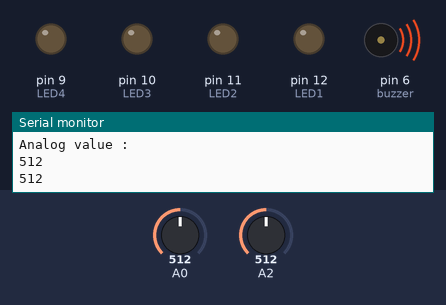
A sketch run on a simulated Arduino Uno, built with avr-gcc and run on an emulated ATmega328P. Parts: output pins drawn as LEDs (lit = HIGH), buzzer (waves = sounding), the last lines printed to the serial monitor. The test bench sets the inputs (shaded band); at power-on: A0 = 512, A2 = 512.

Above: at 1.2 s.
1.3 s: A0 set to 290
2.9 s: A0 set to 267
At 3.6 s:
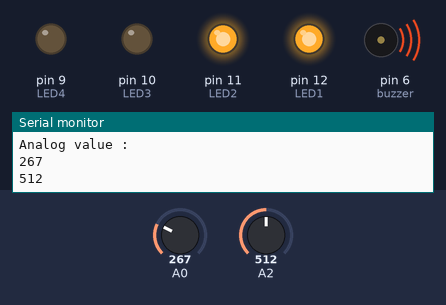
4.7 s: A2 set to 0
At 5.8 s:
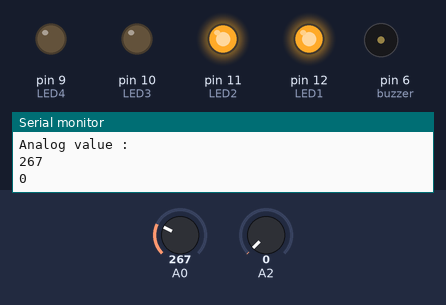
6.5 s: A0 set to 160
8.0 s: A0 set to 137
At 9.2 s:
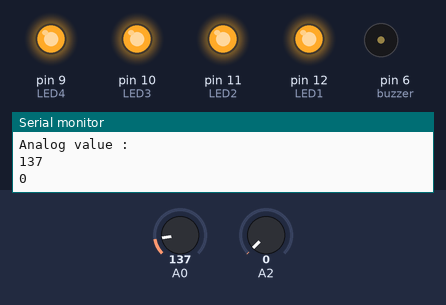
9.7 s: A2 set to 122
At 11.3 s:
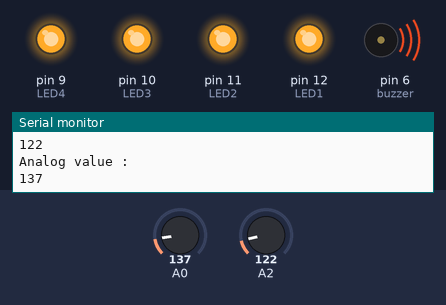
Timing chart, 0 to 12.5 s (numbered marks = the images above; inputs shaded):
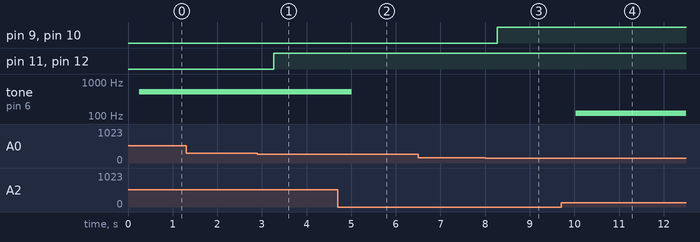

Measured:
- the behaviour switches between 281 and 280 on A0 (found by bisection; images 0 and 1)
- the behaviour switches between 150 and 149 on A0 (found by bisection; images 2 and 3)
- after the input at 2.9 s, pin 11 (LED2), pin 12 (LED1): LOW → HIGH after 0.36 s
- after the input at 4.7 s, tone on pin 6 (buzzer): 512 Hz → silent after 0.31 s
- after the input at 8.0 s, pin 9 (LED4), pin 10 (LED3): LOW → HIGH after 0.27 s
- after the input at 9.7 s, tone on pin 6 (buzzer): silent → 122 Hz after 0.33 s

The sketch:

nsotom3Lab4.ino
```cpp
// 1- Nygel Sotomayor 655654678
// 2- Lab 4 - Multiple Inputs and Outputs
// 3- Description - This code reads the photoresistors analog value and if the number is in a certain range it will either turn all 4 LEDS on, only turn 2 on, or turn all 4 on
//                  while also reading the analog input from the potentiometer and changing the tone of the passive buzzer based off the value the potentiometer is returning
// 4- There weren't much assumptions made, the lab was straightforward
// 5- References - The only reference I utilized was for the passive buzzer https://create.arduino.cc/projecthub/SURYATEJA/use-a-buzzer-module-piezo-speaker-using-arduino-uno-89df45
// 6- Demo: https://youtu.be/gVgH5P1uTVU
const int LED1 = 12;
const int LED2 = 11;
const int LED3 = 10;
const int LED4 = 9;
const int buzzer = 6;
int LED1STATE = LOW;
int LED2STATE = LOW;
int LED3STATE = LOW;
int LED4STATE = LOW;
void setup() {
  Serial.begin(9600);
  pinMode(9, OUTPUT);
  pinMode(12, OUTPUT);
  pinMode(11, OUTPUT);
  pinMode(10, OUTPUT);
  pinMode(6, OUTPUT);
}


void loop() {
  int value = analogRead(A0);
  int pot = analogRead(A2);
  Serial.println("Analog value : ");
  Serial.println(value);
  Serial.println(pot);
  delay(250);
  tone(buzzer, pot);
  if (value > 280) {
    LED1STATE = LOW;
    LED2STATE = LOW;
    LED3STATE = LOW;
    LED4STATE = LOW;
    digitalWrite(LED1, LED1STATE);
    digitalWrite(LED2, LED2STATE);
    digitalWrite(LED3, LED3STATE);
    digitalWrite(LED4, LED4STATE);
  } else if (value < 300 && value > 150) {
    LED1STATE = HIGH;
    LED2STATE = HIGH;
    digitalWrite(LED1, LED1STATE);
    digitalWrite(LED2, LED2STATE);
    digitalWrite(LED3, LED3STATE);
    digitalWrite(LED4, LED4STATE);
  } else if (value < 150) {
    LED1STATE = HIGH;
    LED2STATE = HIGH;
    LED3STATE = HIGH;
    LED4STATE = HIGH;
    digitalWrite(LED1, LED1STATE);
    digitalWrite(LED2, LED2STATE);
    digitalWrite(LED3, LED3STATE);
    digitalWrite(LED4, LED4STATE);
  }
}
```
